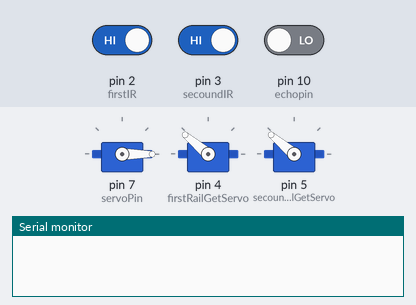
The sketch below on a simulated Arduino Uno, built with avr-gcc and run on an emulated ATmega328P. Parts: 3 × servo, the last lines printed to the serial monitor. Inputs (shaded band) come from the test bench; at power-on: pin 2 (firstIR) HIGH, pin 3 (secoundIR) HIGH, pin 10 (echopin) LOW.

Above: at 0.1 s.
At 2.1 s:
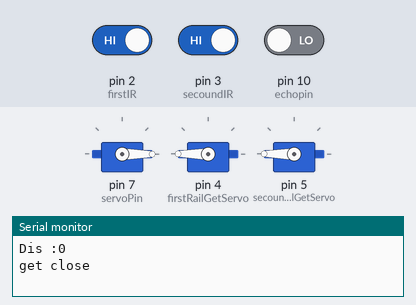
Timing chart, 0 to 3.6 s (numbered marks = the images above):
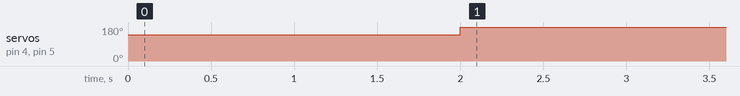

Measured:
- by itself, servo on pin 4 (firstRailGetServo), servo on pin 5 (secoundRailGetServo): 140° → 180° at 2.0 s

The sketch:

dustbinAndRailway.ino
```cpp
#include <Servo.h> //includes the servo library
Servo myservo;
Servo firstRailServo;
Servo secoundRailServo;

#define echopin 10 // echo pin
#define trigpin 9 // Trigger pin

const int servoPin = 7;
const int firstRailGetServo = 4;
const int secoundRailGetServo = 5;
const int firstIR = 2;
const int secoundIR = 3;
const int IRMatchingValue = LOW;
bool getOperation = true;
int trainDetection = LOW;
int trainCrossed = LOW;
int getOpenPoint = 140;
int getClosePoint = 360;

int set_cm = 15;

long ultra_time;
long dis_cm;

void setup(){ // put your setup code here, to run once

  Serial.begin(9600);// initialize serial communication at 9600 bits per second:

  myservo.attach(servoPin);
  myservo.write(0);

  firstRailServo.attach(firstRailGetServo);
  secoundRailServo.attach(secoundRailGetServo);

  pinMode(trigpin, OUTPUT); // declare ultrasonic sensor Trigger pin as Output
  pinMode(echopin, INPUT);  // declare ultrasonic sensor Echo pin as input
  pinMode(secoundIR, INPUT);
  pinMode(firstIR, INPUT);

  firstRailServo.write(getOpenPoint);
  secoundRailServo.write(getOpenPoint);

  delay(1000); // Waiting for a while
}

void up(){
  myservo.write(20);
  delay(50);
  myservo.write(30);
  delay(50);
  myservo.write(40);
  delay(50);
  myservo.write(50);
  delay(50);
  myservo.write(80);
  delay(50);
  myservo.write(110);
  delay(50);
  myservo.write(180);
  delay(3000);
}

void getOpen(){
  Serial.println("get open");
  firstRailServo.write(getOpenPoint);
  secoundRailServo.write(getOpenPoint);
}

void getClose(){
  Serial.println("get close");
  firstRailServo.write(getClosePoint);
  secoundRailServo.write(getClosePoint);
  delay(3000);
}

void down(){
  myservo.write(0);
}

void loop(){
  //*************************
  ultra_read();
  //*************************

  Serial.print("Dis :");Serial.println(dis_cm);

//  if(dis_cm<set_cm){
//    getOpen();
//  }

  if(dis_cm > set_cm){
    getOpen();
  }
  else{
    getClose();
  }
//  getOpen();

//  if(dis_cm==0){
//    dis_cm = set_cm+2;
//  }

  delay(100);


  // ----------------- train section -------------

  trainDetection = digitalRead(firstIR);
  Serial.print("train enter: ");
  Serial.println(trainDetection);
  trainCrossed = digitalRead(secoundIR);
  Serial.print("train gone: ");
  Serial.println(trainCrossed);
  if (trainDetection == IRMatchingValue){
    getOperation = false;
  }
  if (trainCrossed == IRMatchingValue){
    getOperation = true;
  }

  if (getOperation){
//    getOpen();
  }else{
//    getClose();
  }
}

//**********************ultra_read****************************
void ultra_read(){
  digitalWrite(trigpin, LOW);
  delayMicroseconds(2);
  digitalWrite(trigpin, HIGH);
  delayMicroseconds(10);
  ultra_time = pulseIn (echopin, HIGH);
  dis_cm =  ultra_time / 29 / 2;
}
```
